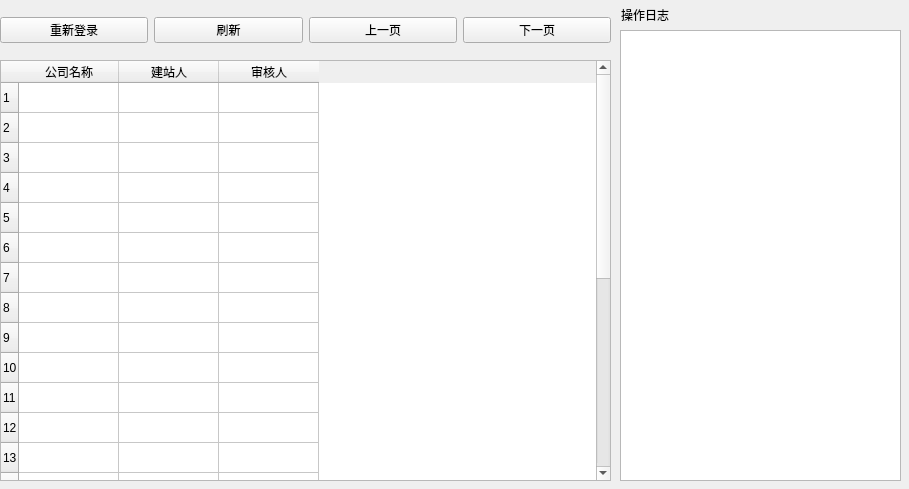
<?xml version="1.0" encoding="UTF-8"?>
<ui version="4.0">
 <class>MainWindow</class>
 <widget class="QMainWindow" name="MainWindow">
  <property name="geometry">
   <rect>
    <x>0</x>
    <y>0</y>
    <width>909</width>
    <height>489</height>
   </rect>
  </property>
  <property name="windowTitle">
   <string>OA系统</string>
  </property>
  <widget class="QWidget" name="centralWidget">
   <widget class="QWidget" name="horizontalLayoutWidget">
    <property name="geometry">
     <rect>
      <x>0</x>
      <y>0</y>
      <width>611</width>
      <height>61</height>
     </rect>
    </property>
    <layout class="QHBoxLayout" name="horizontalLayout">
     <item>
      <widget class="QPushButton" name="pb_relogin">
       <property name="text">
        <string>重新登录</string>
       </property>
      </widget>
     </item>
     <item>
      <widget class="QPushButton" name="pb_refresh">
       <property name="text">
        <string>刷新</string>
       </property>
      </widget>
     </item>
     <item>
      <widget class="QPushButton" name="pb_lastpage">
       <property name="text">
        <string>上一页</string>
       </property>
      </widget>
     </item>
     <item>
      <widget class="QPushButton" name="pb_nextpage">
       <property name="text">
        <string>下一页</string>
       </property>
      </widget>
     </item>
    </layout>
   </widget>
   <widget class="QTableWidget" name="table_oa">
    <property name="geometry">
     <rect>
      <x>0</x>
      <y>60</y>
      <width>611</width>
      <height>421</height>
     </rect>
    </property>
    <property name="editTriggers">
     <set>QAbstractItemView::NoEditTriggers</set>
    </property>
    <property name="selectionMode">
     <enum>QAbstractItemView::SingleSelection</enum>
    </property>
    <property name="selectionBehavior">
     <enum>QAbstractItemView::SelectRows</enum>
    </property>
    <attribute name="horizontalHeaderVisible">
     <bool>true</bool>
    </attribute>
    <attribute name="horizontalHeaderCascadingSectionResizes">
     <bool>false</bool>
    </attribute>
    <attribute name="horizontalHeaderDefaultSectionSize">
     <number>100</number>
    </attribute>
    <attribute name="horizontalHeaderHighlightSections">
     <bool>true</bool>
    </attribute>
    <attribute name="horizontalHeaderMinimumSectionSize">
     <number>25</number>
    </attribute>
    <attribute name="horizontalHeaderShowSortIndicator" stdset="0">
     <bool>false</bool>
    </attribute>
    <attribute name="verticalHeaderVisible">
     <bool>true</bool>
    </attribute>
    <attribute name="verticalHeaderDefaultSectionSize">
     <number>30</number>
    </attribute>
    <attribute name="verticalHeaderMinimumSectionSize">
     <number>20</number>
    </attribute>
    <row>
     <property name="text">
      <string>1</string>
     </property>
    </row>
    <row>
     <property name="text">
      <string>2</string>
     </property>
    </row>
    <row>
     <property name="text">
      <string>3</string>
     </property>
    </row>
    <row>
     <property name="text">
      <string>4</string>
     </property>
    </row>
    <row>
     <property name="text">
      <string>5</string>
     </property>
    </row>
    <row>
     <property name="text">
      <string>6</string>
     </property>
    </row>
    <row>
     <property name="text">
      <string>7</string>
     </property>
    </row>
    <row>
     <property name="text">
      <string>8</string>
     </property>
    </row>
    <row>
     <property name="text">
      <string>9</string>
     </property>
    </row>
    <row>
     <property name="text">
      <string>10</string>
     </property>
    </row>
    <row>
     <property name="text">
      <string>11</string>
     </property>
    </row>
    <row>
     <property name="text">
      <string>12</string>
     </property>
    </row>
    <row>
     <property name="text">
      <string>13</string>
     </property>
    </row>
    <row>
     <property name="text">
      <string>14</string>
     </property>
    </row>
    <row>
     <property name="text">
      <string>15</string>
     </property>
    </row>
    <row>
     <property name="text">
      <string>16</string>
     </property>
    </row>
    <row>
     <property name="text">
      <string>17</string>
     </property>
    </row>
    <row>
     <property name="text">
      <string>18</string>
     </property>
    </row>
    <row>
     <property name="text">
      <string>19</string>
     </property>
    </row>
    <row>
     <property name="text">
      <string>20</string>
     </property>
    </row>
    <row>
     <property name="text">
      <string>21</string>
     </property>
    </row>
    <row>
     <property name="text">
      <string>22</string>
     </property>
    </row>
    <row>
     <property name="text">
      <string>23</string>
     </property>
    </row>
    <row>
     <property name="text">
      <string>24</string>
     </property>
    </row>
    <row>
     <property name="text">
      <string>25</string>
     </property>
    </row>
    <column>
     <property name="text">
      <string>公司名称</string>
     </property>
    </column>
    <column>
     <property name="text">
      <string>建站人</string>
     </property>
    </column>
    <column>
     <property name="text">
      <string>审核人</string>
     </property>
    </column>
    <item row="0" column="0">
     <property name="text">
      <string/>
     </property>
    </item>
   </widget>
   <widget class="QLabel" name="label">
    <property name="geometry">
     <rect>
      <x>621</x>
      <y>-1</y>
      <width>281</width>
      <height>31</height>
     </rect>
    </property>
    <property name="text">
     <string>操作日志</string>
    </property>
   </widget>
   <widget class="QPlainTextEdit" name="pte_mainlog">
    <property name="geometry">
     <rect>
      <x>620</x>
      <y>30</y>
      <width>281</width>
      <height>451</height>
     </rect>
    </property>
   </widget>
  </widget>
 </widget>
 <resources/>
 <connections>
  <connection>
   <sender>pb_relogin</sender>
   <signal>clicked()</signal>
   <receiver>pb_relogin</receiver>
   <slot>click()</slot>
   <hints>
    <hint type="sourcelabel">
     <x>95</x>
     <y>43</y>
    </hint>
    <hint type="destinationlabel">
     <x>147</x>
     <y>43</y>
    </hint>
   </hints>
  </connection>
  <connection>
   <sender>pb_refresh</sender>
   <signal>clicked()</signal>
   <receiver>pb_refresh</receiver>
   <slot>click()</slot>
   <hints>
    <hint type="sourcelabel">
     <x>301</x>
     <y>43</y>
    </hint>
    <hint type="destinationlabel">
     <x>301</x>
     <y>43</y>
    </hint>
   </hints>
  </connection>
  <connection>
   <sender>pb_lastpage</sender>
   <signal>clicked()</signal>
   <receiver>pb_lastpage</receiver>
   <slot>click()</slot>
   <hints>
    <hint type="sourcelabel">
     <x>455</x>
     <y>43</y>
    </hint>
    <hint type="destinationlabel">
     <x>455</x>
     <y>43</y>
    </hint>
   </hints>
  </connection>
  <connection>
   <sender>pb_nextpage</sender>
   <signal>clicked()</signal>
   <receiver>pb_nextpage</receiver>
   <slot>click()</slot>
   <hints>
    <hint type="sourcelabel">
     <x>609</x>
     <y>43</y>
    </hint>
    <hint type="destinationlabel">
     <x>609</x>
     <y>43</y>
    </hint>
   </hints>
  </connection>
  <connection>
   <sender>table_oa</sender>
   <signal>doubleClicked(QModelIndex)</signal>
   <receiver>table_oa</receiver>
   <slot>edit(QModelIndex)</slot>
   <hints>
    <hint type="sourcelabel">
     <x>304</x>
     <y>215</y>
    </hint>
    <hint type="destinationlabel">
     <x>414</x>
     <y>120</y>
    </hint>
   </hints>
  </connection>
 </connections>
</ui>
